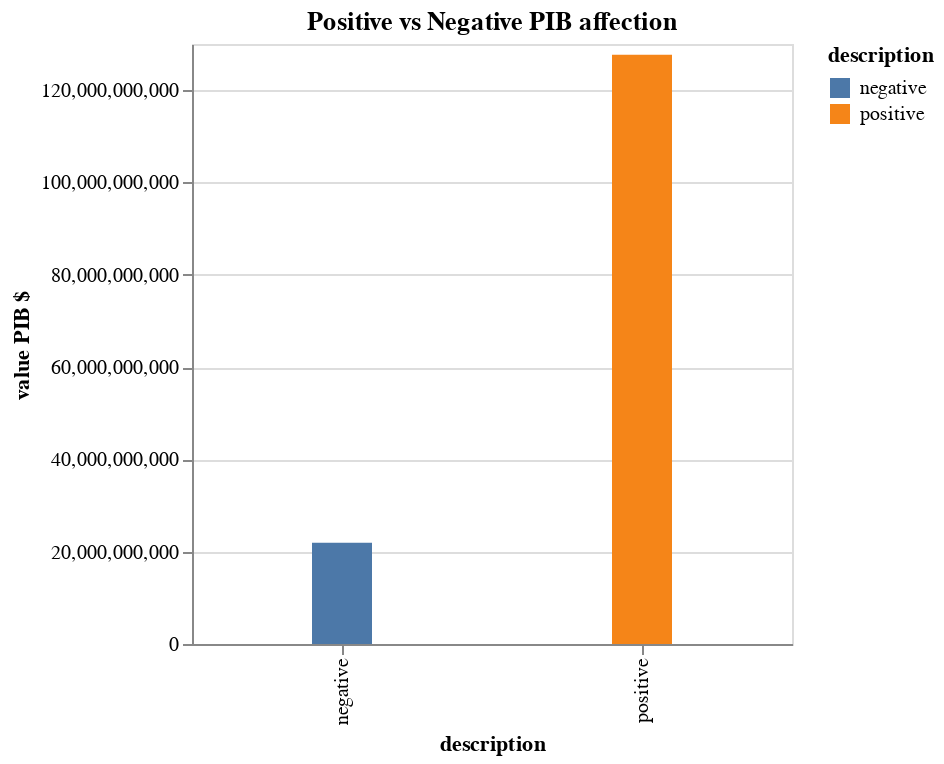

The notebook cell this image was saved under:
### Code cell
alt.Chart(df_pn).mark_bar(size=30).encode(
    x='description',
    y=alt.Y('value',title='value PIB $'),
    color='description'
).properties(width=alt.Step(150),title='Positive vs Negative PIB affection')

### Figure 1 — Vega-Lite specification as saved in the notebook (floating-point values rounded to 4 significant figures)
{"config": {"view": {"continuousWidth": 400, "continuousHeight": 300}}, "data": {"name": "data-85da5a95124b52d63a9a02e3127210b7"}, "mark": {"type": "bar", "size": 30}, "encoding": {"color": {"type": "nominal", "field": "description"}, "x": {"type": "nominal", "field": "description"}, "y": {"type": "quantitative", "field": "value", "title": "value PIB $"}}, "title": "Positive vs Negative PIB affection", "width": {"step": 150}, "$schema": "https://vega.github.io/schema/vega-lite/v4.8.1.json", "datasets": {"data-85da5a95124b52d63a9a02e3127210b7": [{"description": "positive", "value": 127700000000.0}, {"description": "negative", "value": 21950000000.0}]}}
